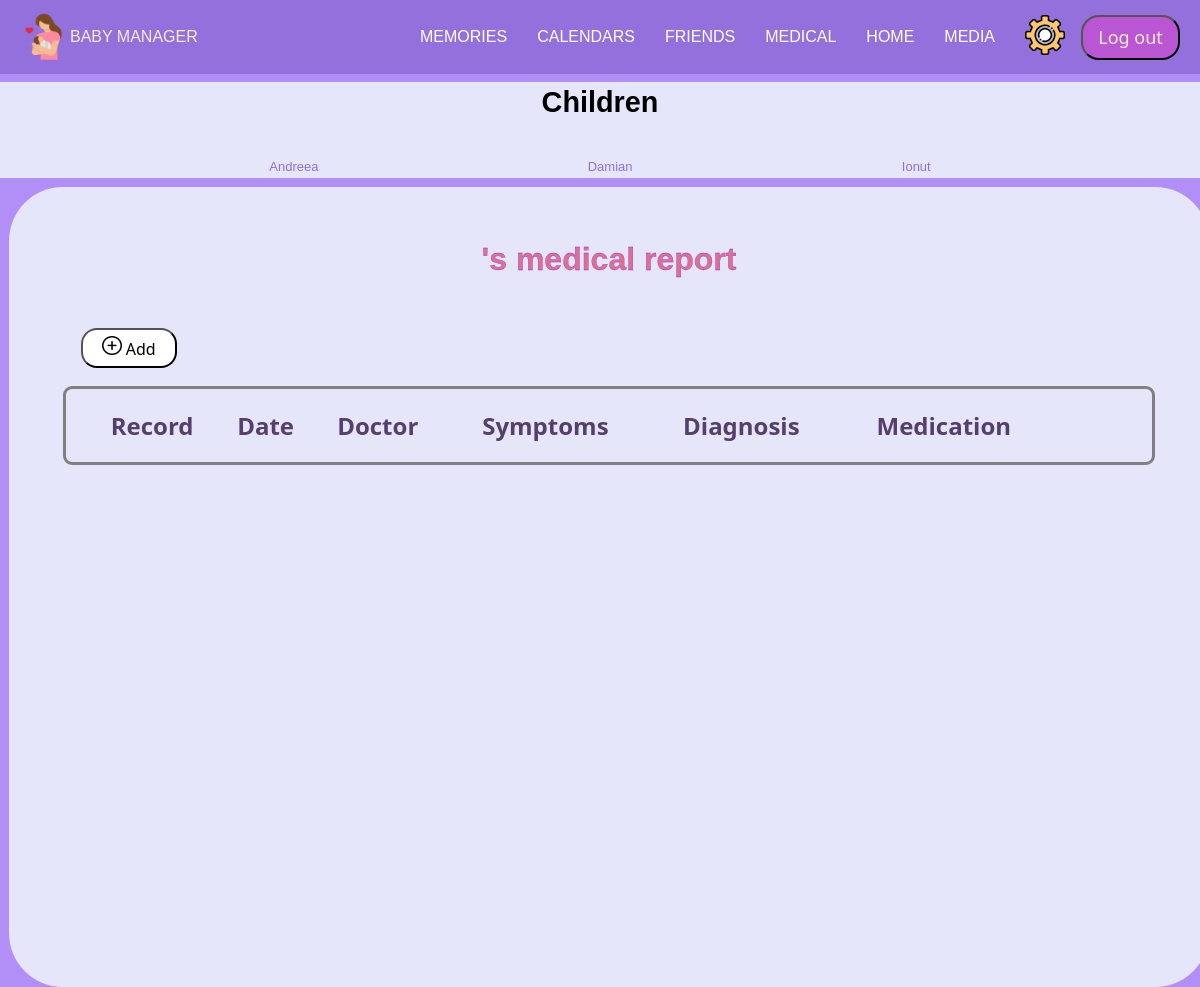
/Medical/Medical-child.php (signed in), run on the app's committed database.
### tables this page shows
CREATE TABLE `child` (
  `id` int(11) NOT NULL,
  `id_parent` int(11) NOT NULL,
  `firstname` varchar(200) NOT NULL,
  `lastname` varchar(200) NOT NULL,
  `birthday` date NOT NULL,
  `gender` varchar(50) NOT NULL
);

### Medical/leftbar-medical.php (the view)
<?php
    $user_id = $_SESSION["id"];
    $sql2= mysqli_query($mysql, "SELECT * FROM child where id_parent='$user_id'");
?>
<div class="leftbar">
    <h2>Children</h2>
    <ul class="choose-child">
        <?php
            while ($row = mysqli_fetch_assoc($sql2)) {
                $child_name = $row['firstname'];
                $child_id = $row['id'];
        ?>
            <li> <a href="Medical-child.php?id=<?php echo $child_id; ?>" class="child"> <?php echo $child_name; ?> </a> </li>
        <?php
            }
        ?>
    </ul>
 </div>

### admin-topbar.css (style rules this page uses)
* { box-sizing: border-box; margin: 0; padding: 0; }
body { font-family: "Poppins", sans-serif; --color1: #FFF ; --color2: mediumpurple; }

### Medical/Style-medical-child1.css (style rules this page uses)
body { background-color: #B28FF7; }
.leftbar { font-family: 'Lucida Sans', 'Lucida Sans Regular', 'Lucida Grande', 'Lucida Sans Unicode', Geneva, Verdana, sans-serif; background-color:lavender; display: flex; flex-direction: column; width: 8em; padding: 1em; margin-top: .5em; margin-left: .5em; font-size: larger; border-radius: 1em; }
.leftbar h2 { border-radius: .2em; margin-bottom: 2em; }
.choose-child { list-style-type: none; display: flex; flex-direction: column; align-items: center; position: relative; margin-top: 40px; }
.child { text-decoration: none; color: mediumpurple; }
@media (max-width:1200px) { .leftbar { width: 100vw; height: 5em; text-align: center; justify-content: center; margin-top: 0; margin-left: 0; border-radius: 0; padding: 0; } }
@media (max-width:1200px) { .leftbar h2 { margin-bottom: 0; background: none; } }
@media (max-width:1200px) { .choose-child { flex-direction: row; justify-content: space-evenly; align-items: center; font-size: small; background: none; } }

### data on the page
child: firstname "Andreea"
child: firstname "Damian"
child: firstname "Ionut"
